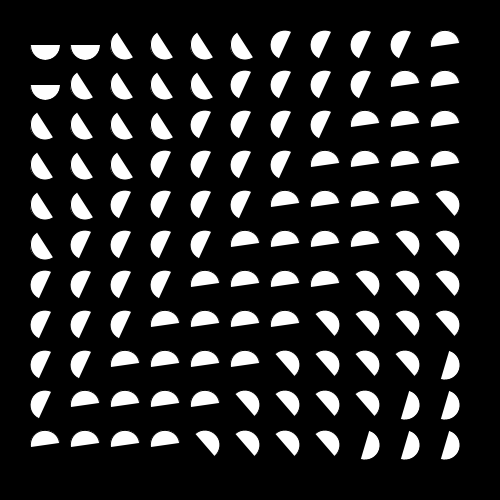
Frame 1 (no input)
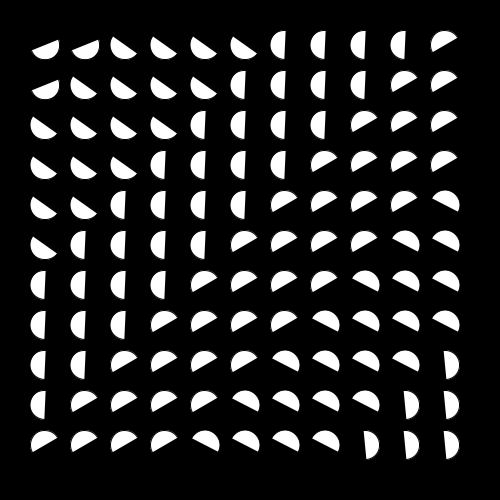
Frame 60 (the mouse pressed at the canvas centre just before this capture)
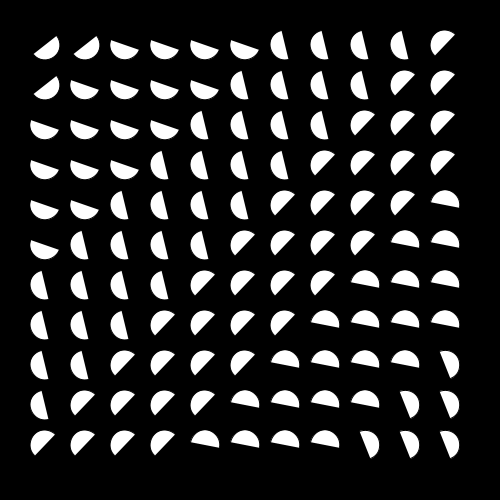
Frame 120 (the mouse held since frame 60 and released just before this capture)

The Processing sketch that drew these frames (run headless with seeded random() and noise(); from frame 60 on, the mouse is pressed at the canvas centre):

// Processing sketch: processing_38051
// ── processing_38051.pde

float spin = 0;
void setup() {
  size(500, 500);
  background(0, 0, 0);
  smooth();
  frameRate(60);
}

void draw(){
  fill(0,0,0);
  rect(0,0,500,500);
  fill(255,255,255);
  for(int x = 1; x < 12; x++){
    for(int y = 1; y < 12; y++){
      int xspace = 5 + x*40;
      int yspace = 5 + y*40;
      arc(xspace, yspace, 30, 30, 0 + (x+y)/4 + spin, PI + (x+y)/4 + spin); 
    }
  }
  spin += .1;
}
